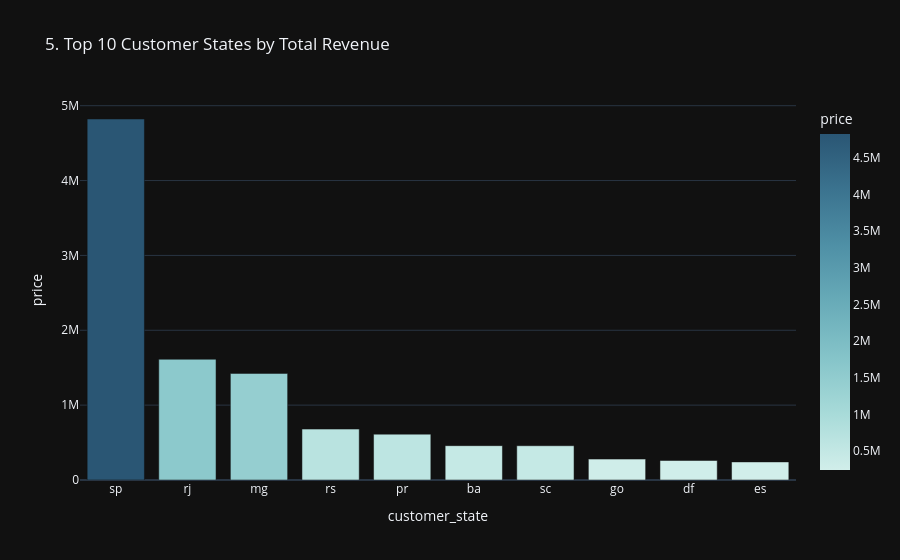

Notebook code for this chart:
### Code cell
if 'customer_state' in df_clean.columns:
    state_sales = df_clean.groupby('customer_state')['price'].sum().reset_index()
    state_sales = state_sales.sort_values(by='price', ascending=False).head(10)
    fig5 = px.bar(state_sales, x='customer_state', y='price',
                  title='5. Top 10 Customer States by Total Revenue', color='price', color_continuous_scale='Teal')
    fig5.update_layout(template=layout_style)
    fig5.show()

### Figure 1 — Plotly figure (JSON) as saved in the notebook; plotly's stock layout.template omitted (floating-point values rounded to 4 significant figures)
{"data": [{"alignmentgroup": "True", "hovertemplate": "customer_state=%{x}<br>price=%{marker.color}<extra></extra>", "legendgroup": "", "marker": {"color": [4822000.0, 1613000.0, 1424000.0, 680100.0, 612600.0, 458800.0, 457800.0, 279300.0, 260500.0, 241600.0], "coloraxis": "coloraxis", "pattern": {"shape": ""}}, "name": "", "offsetgroup": "", "orientation": "v", "showlegend": false, "textposition": "auto", "type": "bar", "x": ["sp", "rj", "mg", "rs", "pr", "ba", "sc", "go", "df", "es"], "xaxis": "x", "y": [4822000.0, 1613000.0, 1424000.0, 680100.0, 612600.0, 458800.0, 457800.0, 279300.0, 260500.0, 241600.0], "yaxis": "y"}], "layout": {"barmode": "relative", "coloraxis": {"colorbar": {"title": {"text": "price"}}, "colorscale": [[0, "rgb(209, 238, 234)"], [0.1667, "rgb(168, 219, 217)"], [0.3333, "rgb(133, 196, 201)"], [0.5, "rgb(104, 171, 184)"], [0.6667, "rgb(79, 144, 166)"], [0.8333, "rgb(59, 115, 143)"], [1, "rgb(42, 86, 116)"]]}, "legend": {"tracegroupgap": 0}, "title": {"text": "5. Top 10 Customer States by Total Revenue"}, "xaxis": {"anchor": "y", "domain": [0, 1], "title": {"text": "customer_state"}}, "yaxis": {"anchor": "x", "domain": [0, 1], "title": {"text": "price"}}}}
